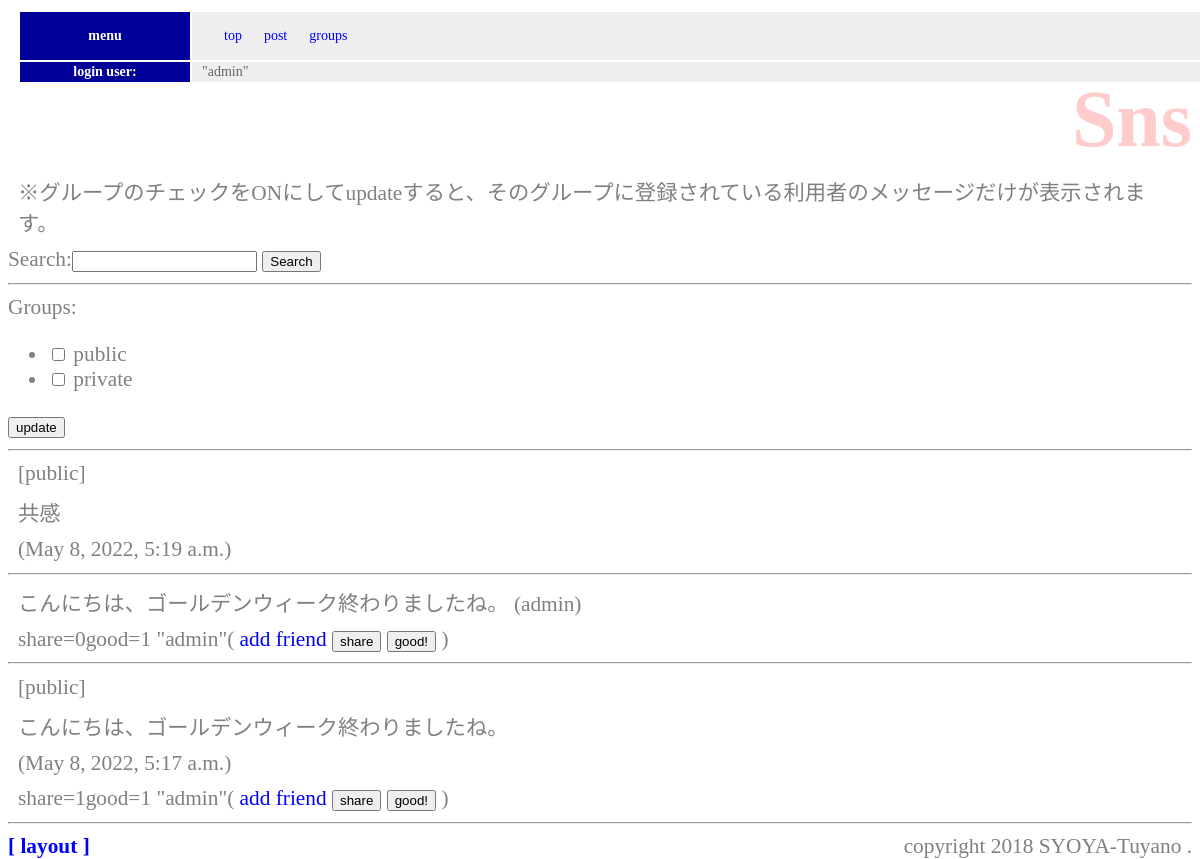
The page /sns/ (signed in) on the database its author committed.
### sns/models.py (models this page shows)
class Message(models.Model):
    owner = models.ForeignKey(
        User, on_delete=models.CASCADE, related_name="message_owner"
    )
    group = models.ForeignKey("Group", on_delete=models.CASCADE)
    content = models.TextField(max_length=1000)
    share_id = models.IntegerField(default=-1)
    good_count = models.IntegerField(default=0)
    share_count = models.IntegerField(default=0)
    pub_date = models.DateTimeField(auto_now_add=True)
    def __str__(self) -> str:
        return str(self.content) + "(" + str(self.owner) + ")"
    def get_share(self):
        return Message.objects.get(id=self.share_id)
    class Meta:
        ordering = ("-pub_date",)

### sns/views.py (the view)
# urls.py: path("", views.index, name="index"),
@login_required(login_url="/admin/login")
def index(request):
    (public_user, public_group) = get_public()
    if request.method == "POST":
        if request.POST["mode"] == "__check_form__":
            searchform = SearchForm()
            checkform = GroupCheckForm(request.user, request.POST)
            glist = []
            for item in request.POST.getlist("groups"):
                glist.append(item)
            messages = get_your_group_message(request.user, glist, None)
        if request.POST["mode"] == "__search_form__":
            searchform = SearchForm(request.POST)
            checkform = GroupCheckForm(request.user)
            gps = Group.objects.filter(owner=request.user)
            glist = [public_group]
            for item in gps:
                glist.append(item)
            messages = get_your_group_message(
                request.user, glist, request.POST["search"]
            )
    else:
        searchform = SearchForm()
        checkform = GroupCheckForm(request.user)
        gps = Group.objects.filter(owner=request.user)
        glist = [public_group]
        for item in gps:
            glist.append(item)
        messages = get_your_group_message(request.user, glist, None)
    params = {
        "login_user": request.user,
        "contents": messages,
        "check_form": checkform,
        "search_form": searchform,
    }
    return render(request, "sns/index.html", params)

### sns/forms.py
class GroupCheckForm(forms.Form):
    def __init__(self, user, *args, **kwargs):
        super(GroupCheckForm, self).__init__(*args, **kwargs)
        public = User.objects.filter(username="public").first()
        self.fields["groups"] = forms.MultipleChoiceField(
            choices=[
                (item.title, item.title)
                for item in Group.objects.filter(owner__in=[user, public])
            ],
            widget=forms.CheckboxSelectMultiple(),
        )

class SearchForm(forms.Form):
    search = forms.CharField(max_length=100)

### sns/models.py (called while the page is built)
    def __str__(self) -> str:
        return self.title

### sns/views.py (called while the page is built)
def get_your_group_message(owner, glist, find):
    (public_user, public_group) = get_public()
    groups = Group.objects.filter(Q(owner=owner) | Q(owner=public_user)).filter(
        title__in=glist
    )
    me_frineds = Friend.objects.filter(group__in=groups)
    me_users = []
    for f in me_frineds:
        me_users.append(f.user)
    his_groups = Group.objects.filter(owner__in=me_users)
    his_friends = Friend.objects.filter(user=owner).filter(group__in=his_groups)
    me_groups = []
    for hf in his_friends:
        me_groups.append(hf.group)
    if find == None:
        messages = Message.objects.filter(Q(group__in=groups) | Q(group__in=me_groups))[
            :100
        ]
    else:
        messages = Message.objects.filter(
            Q(group__in=groups) | Q(group__in=me_groups)
        ).filter(content__contains=find)[:100]
    return messages

def get_public():
    public_user = User.objects.filter(username="public").first()
    public_group = Group.objects.filter(owner=public_user).first()
    return (public_user, public_group)

### sns/templates/sns/index.html (shortened to what this page needs)
{% extends 'sns/layout.html' %}
{% block header %}
<h1>Sns</h1>
<p class="caption">※グループのチェックをONにしてupdateすると、そのグループに登録されている利用者のメッセージだけが表示されます。</p>
{% endblock %}
{% block content %}
<form action="{% url 'index' %}" method="post">
    {{search_form}}
    <button>Search</button>
</form>
<hr>
<form action="{% url 'index' %}" method="post">
    {{check_form}}
    <button>update</button>
</form>
{% for item in contents %}
<hr>
<p class="message_public">
    {% if item.group.title == 'public' %}
    [public]
    {% endif %}
</p>
<p class="message_content">{{item.content}}</p>
<p class="message_date">({{item.pub_date}})</p>
{% if item.share_id > 0 %}
<hr class="share_line">
<p class="share_item_content">
    {{item.get_share}}
</p>
{% endif %}
<p class="message_owner">
    <span class="message_counter">share={{item.share_count}}good={{item.good_count}}</span>
    "{{item.owner}}"(
        <a href="{% url 'add' %}?name={{item.owner}}">add friend</a>
        <a href="{% url 'share' item.id %}">
            <button>share</button>
        </a>
        <a href="{% url 'good' item.id %}"><button>good!</button></a>
    )
</p>
{% endfor %}
{% endblock %}

### sns/templates/sns/layout.html (shortened to what this page needs)
{% load static %}
<!doctype html>
<html lang="'ja">
<head>
    <link rel="stylesheet" type="text/css" href="{% static 'hello/css/style.css' %}" />
</head>
<body>
    <div class="body_content">
        <div class="body_content_inner">
            <table class="login_table" width="100%">
                <tr>
                    <th width="150px">
                        menu
                    </th>
                    <td>
                        <table class="login_table_inner">
                            <tr>
                                <td>
                                    <a href="{% url 'index' %}">
                                        top
                                    </a>
                                </td>
                                <td>
                                    <a href="{% url 'post' %}">
                                        post
                                    </a>
                                </td>
                                <td>
                                    <a href="{% url 'groups' %}">groups</a>
                                </td>
                            </tr>
                        </table>
                    </td>
                </tr>
                <tr>
                    <th width="150px">
                        login user:
                    </th>
                    <td>
                        "{{login_user}}"
                    </td>
                </tr>
            </table>
            <div class="heaer">
                {% block header %}
                {% endblock %}
            </div>
            <div class="content">
                {% block content %}
                {% endblock %}
            </div>
            <div class="footer">
                <hr>
                <div>
                    <span style="float:left;font-weight:bold;">
                        <a href="/admin/layout?next=/sms/">
                            [ layout ]
                        </a>
                    </span>
                    <span style="float:right">copyright 2018 SYOYA-Tuyano .</span>
                </div>
            </div>
        </div>
    </div>
</body>
</html>

### hello/static/hello/css/style.css (style rules this page uses)
body { color: gray; font-size: 16pt; }
h1 { color:red; opacity:0.2; font-size:60pt; margin-top: -20px; margin-bottom: 0px; text-align: right; }
p { margin: 10px; }
a { color:blue; text-decoration:none; }
table { margin: 10px; font-size: 14px; }
table tr th { background-color: #009; color: white; padding: 2px 10px; border: 2px; }
table tr td { background-color: #eee; color: #666; padding: 2px 10px; border: 2px; }

### rows shown on the page
Message: shows "[public]", content "共感", pub_date "May 8, 2022, 5:19 a.m.", get_share "こんにちは、ゴールデンウィーク終わりましたね。 (admin)", share_count "0", good_count "1", owner "admin"
Message: shows "[public]", content "こんにちは、ゴールデンウィーク終わりましたね。", pub_date "May 8, 2022, 5:17 a.m.", share_count "1", good_count "1", owner "admin"

### other values the page prints
{{ login_user }} "admin"
